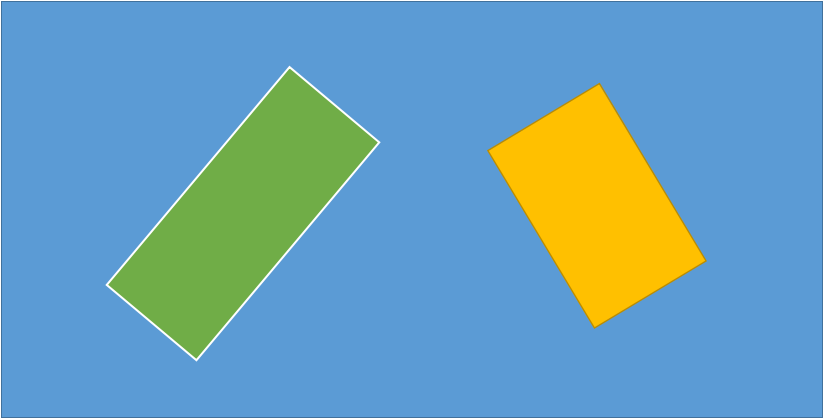
#> input picture Target1.bmp, 823 x 419 px
$ python test3.py
#> lines starting #> are read from the running program, lines starting #| are printed output that depends on the picture; after the words box and inside, x2 and y2 are one past the last pixel; in counts of white or black regions, pixels touching at a corner belong together
import cv2
import numpy as np

def CannyThreshold(lowThreshold):
    ret, threshold = cv2.threshold(gray,lowThreshold,255, cv2.THRESH_BINARY)
    cv2.imshow('canny demo',threshold)

lowThreshold = 0
max_lowThreshold = 255
ratio = 3
kernel_size = 3

img = cv2.imread('Target1.bmp')
#> img is the input picture: shape (419, 823, 3); mean B, G, R 182.7, 160.3, 107.4
gray = cv2.cvtColor(img,cv2.COLOR_BGR2GRAY)
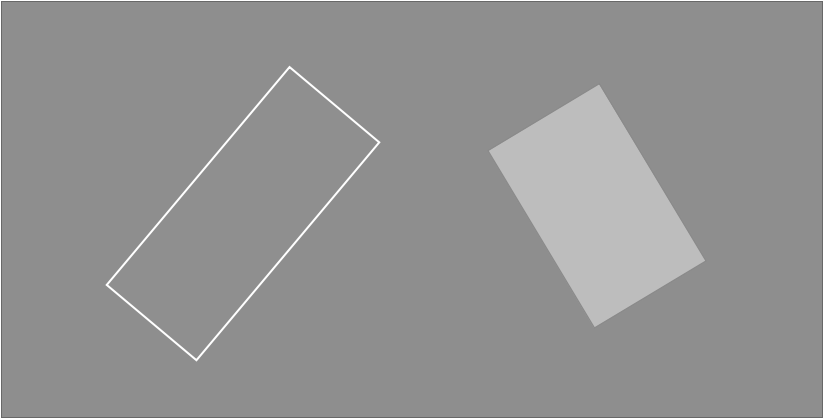
#> gray: shape (419, 823); min 104, max 255, mean 146.6

cv2.namedWindow('canny demo')

cv2.createTrackbar('Min threshold','canny demo',lowThreshold, max_lowThreshold, CannyThreshold)
#> slider 'Min threshold' is set to 51

CannyThreshold(0)  # initialization
#> in CannyThreshold, `ret, threshold = cv2.threshold(gray,lowThreshold,255, cv2.THRESH_BINARY)`: threshold: shape (419, 823); every value is 255
#> in CannyThreshold, `ret, threshold = cv2.threshold(gray,lowThreshold,255, cv2.THRESH_BINARY)`: ret = 0
if cv2.waitKey(0) == 27:
#> (key Esc is pressed here)
    cv2.destroyAllWindows()

$ run again, with Target12.bmp copied over Target1.bmp
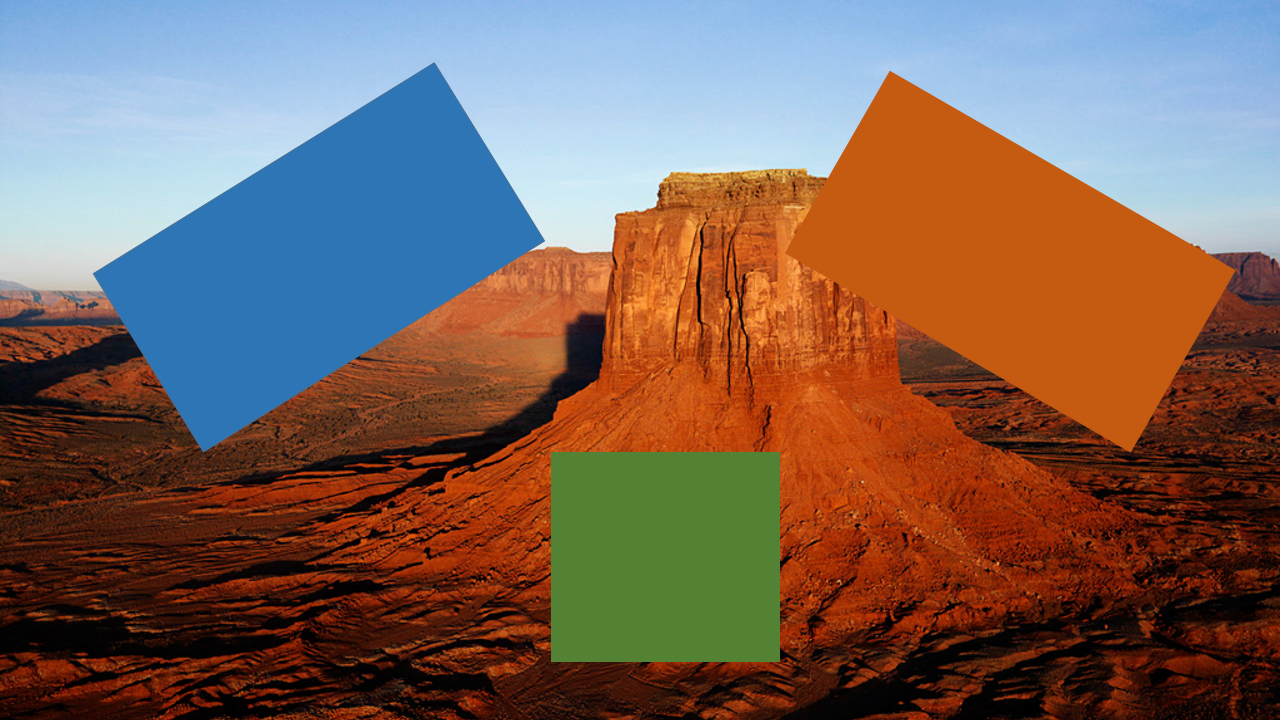
#> input picture Target12.bmp, 1280 x 720 px
#> img is the input picture: shape (720, 1280, 3); mean B, G, R 88.8, 98.8, 123.2
#> in CannyThreshold, `ret, threshold = cv2.threshold(gray,lowThreshold,255, cv2.THRESH_BINARY)`:
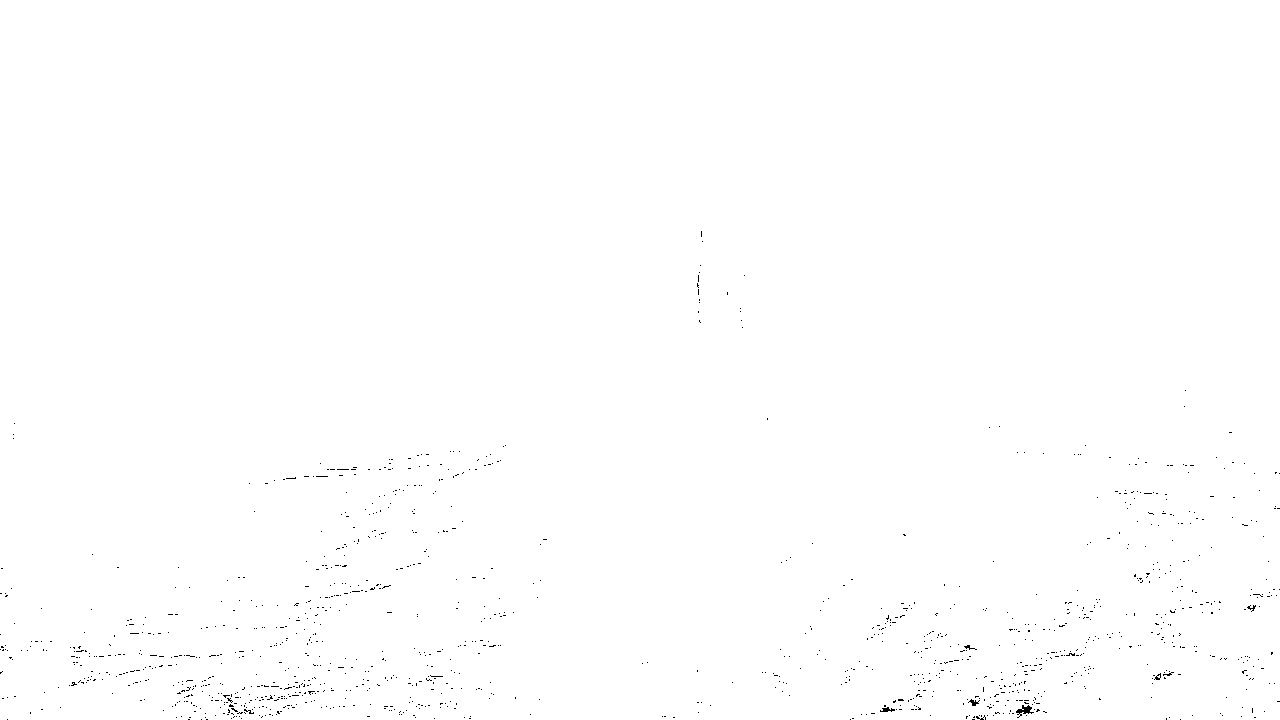
#> threshold: shape (720, 1280); 99.7% white; black in thin lines or dots, all inside (x1, y1, x2, y2) = (0, 231, 1280, 720)
#> ret = 0
#> in CannyThreshold (call 2), `ret, threshold = cv2.threshold(gray,lowThreshold,255, cv2.THRESH_BINARY)`:
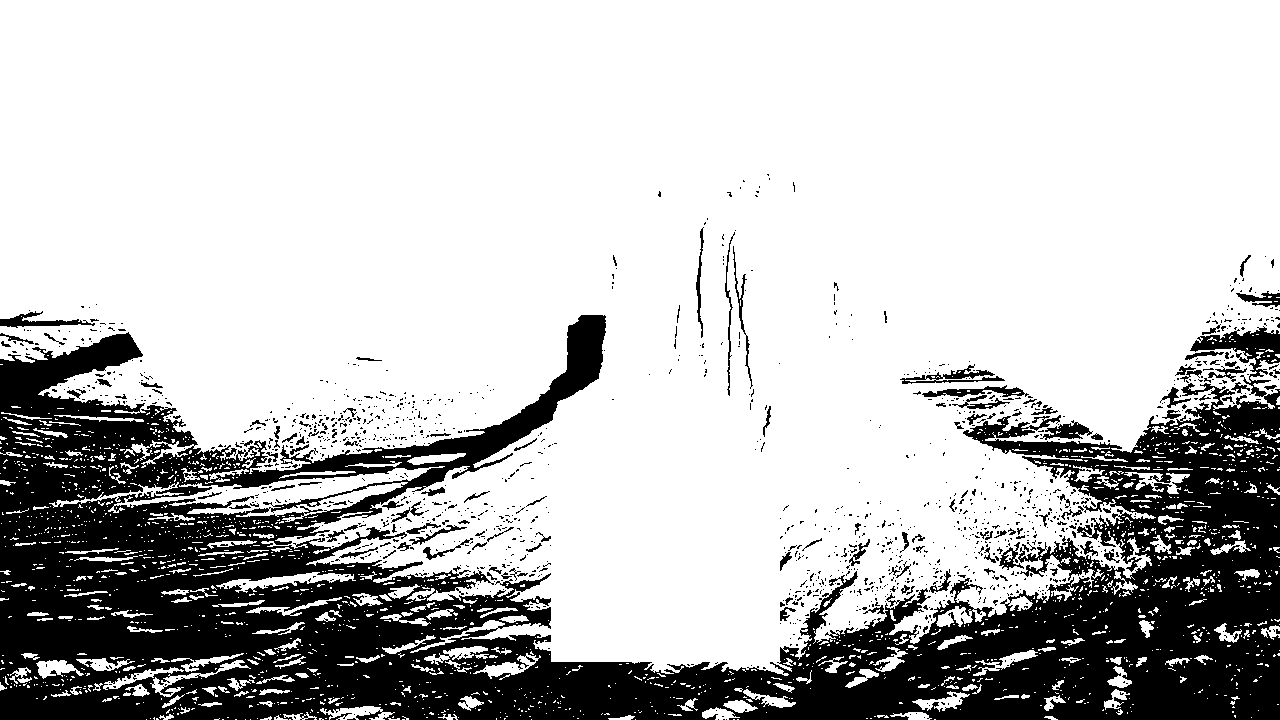
#> threshold: shape (720, 1280); 75.4% white; 1400 black regions (1270 under 20 px), largest, box (x1, y1, x2, y2) and area: (0, 315, 1280, 720) 211712, (900, 364, 1005, 384) 638, (0, 311, 95, 328) 586
#> ret = 51

$ run again, with Target14.bmp copied over Target1.bmp
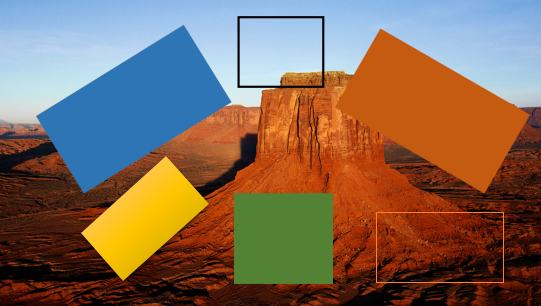
#> input picture Target14.bmp, 541 x 306 px
#> img is the input picture: shape (306, 541, 3); mean B, G, R 87.7, 105.5, 130.4
#> in CannyThreshold, `ret, threshold = cv2.threshold(gray,lowThreshold,255, cv2.THRESH_BINARY)`:
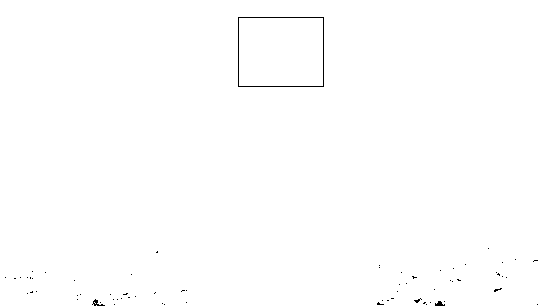
#> threshold: shape (306, 541); 99.7% white; black in thin lines or dots
#> ret = 0
#> in CannyThreshold (call 2), `ret, threshold = cv2.threshold(gray,lowThreshold,255, cv2.THRESH_BINARY)`:
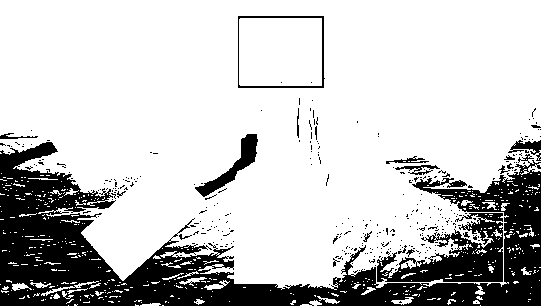
#> threshold: shape (306, 541); 77.7% white; 327 black regions (306 under 20 px), largest, box (x1, y1, x2, y2) and area: (0, 142, 541, 306) 29295, (377, 213, 503, 282) 4144, (195, 134, 258, 197) 982
#> ret = 51
